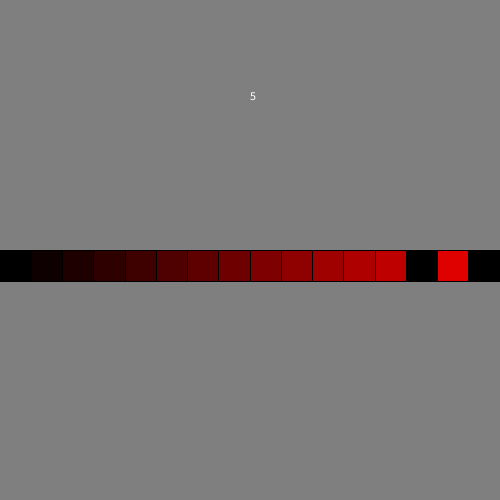
Frame 1 (no input)
Frame 60 (the mouse pressed at the canvas centre just before this capture): identical to frame 1, image omitted
Frame 120 (the mouse held since frame 60 and released just before this capture): identical to frame 1, image omitted

The Processing sketch that drew this single still picture (run headless with seeded random() and noise(); from frame 60 on, the mouse is pressed at the canvas centre):

// Processing sketch: binaryToDecimal2
// ── binaryToDecimal2.pde
boolean[] bytes = new boolean[16];
int centX, centY;
float boxWidth;

// Probably need to declare some more variables here


void setup()
{
  size(500, 500);
  centX = width / 2;
  centY = height / 2;  
  
  bytes[0] = true;
  bytes[2] = true;
  int number = binaryToDecimal(bytes);
  println(number);
  
  boxWidth = width / (float) bytes.length;
  
  // And set their values here
}


void draw()
{
  background(127);
  // Do some stuff here
  
  int bit = (bytes.length - 1);
  
  float redGap = 255.0f / bytes.length;
  for (int i = 0 ; i < bytes.length ; i ++)
  {
    float x = i * boxWidth;
    float red = redGap * i;
    if (bytes[bit])
    {
      fill(0);
    }
    else
    {
      fill(red, 0,0);
    }
    rect(x, centY, boxWidth, boxWidth);
    -- bit;
  }
  
  int number = binaryToDecimal(bytes);
  

  // This is how you print text in Processing
  fill(255);
  text(number, centX, 100);
}

int binaryToDecimal(boolean[] bytes)
{
  int ret = 0;

  for (int i = 0 ; i < bytes.length ; i ++)
  {
    if (bytes[i])
    {
      ret += pow(2, i);
    }
  }
  // Implement this method

  return ret;
}

void mousePressed()
{
  
  // Put some code here too
  // To toggle the bit on or off based on the mouse position.
  
  if (mouseX > 0 && mouseX < width && mouseY > centY && mouseY < (centY + boxWidth))
  {
    int bit =  (bytes.length - 1) - (int) ( mouseX /  boxWidth);
    bytes[bit] = ! bytes[bit];
  }
}
